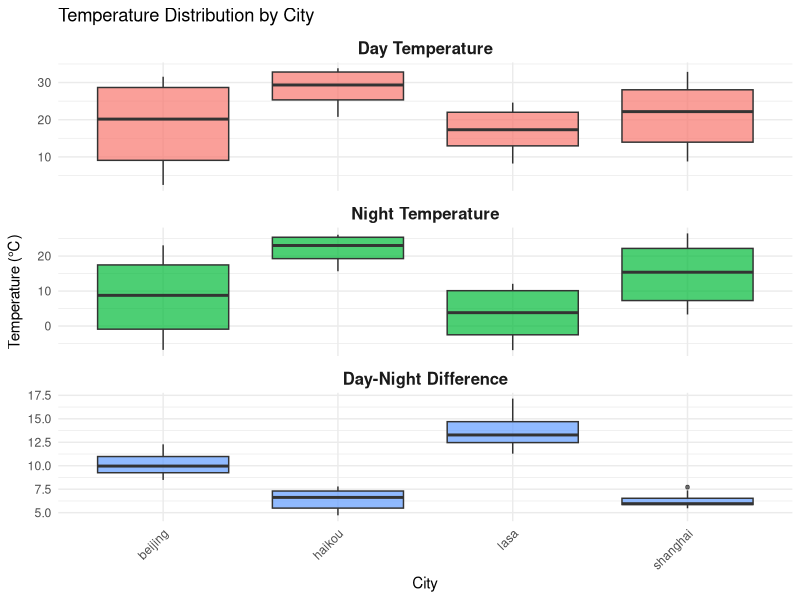
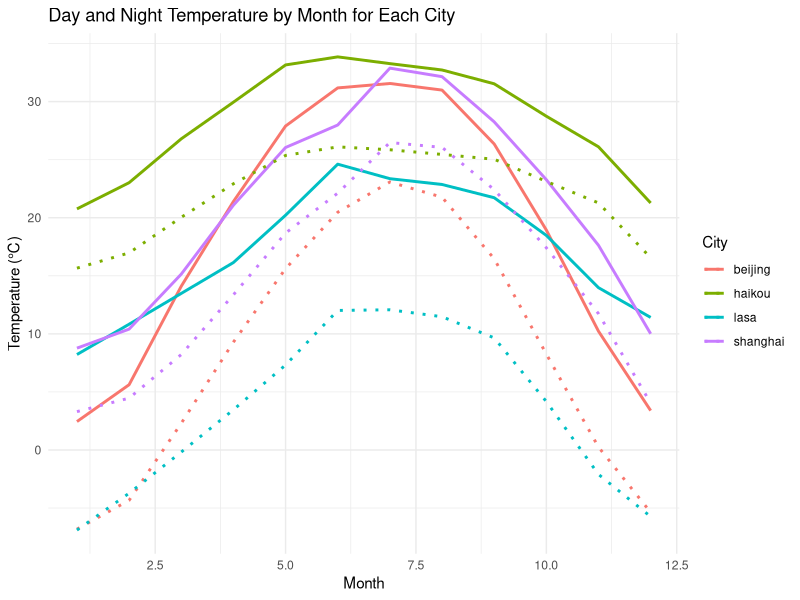
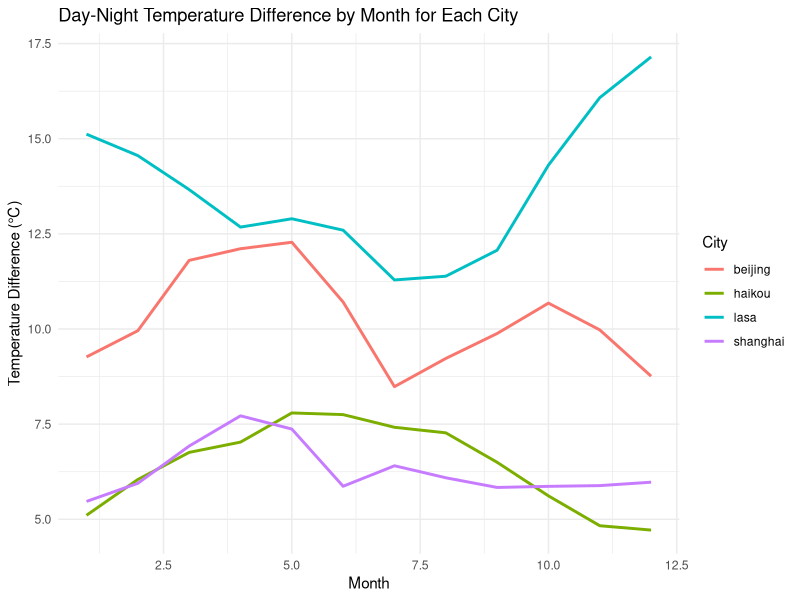
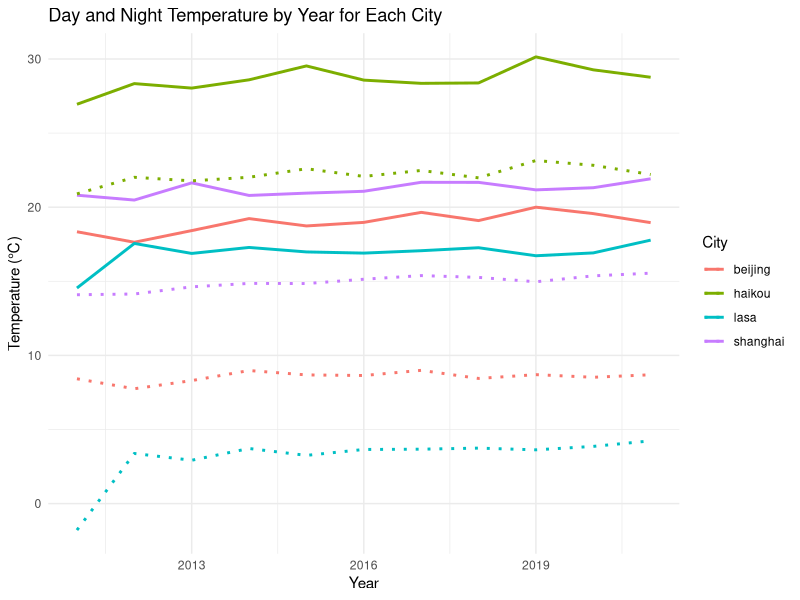
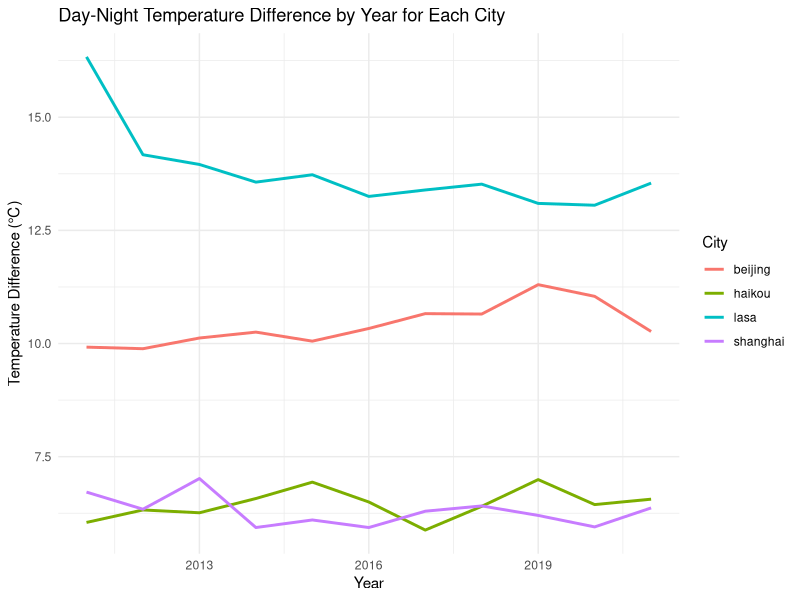
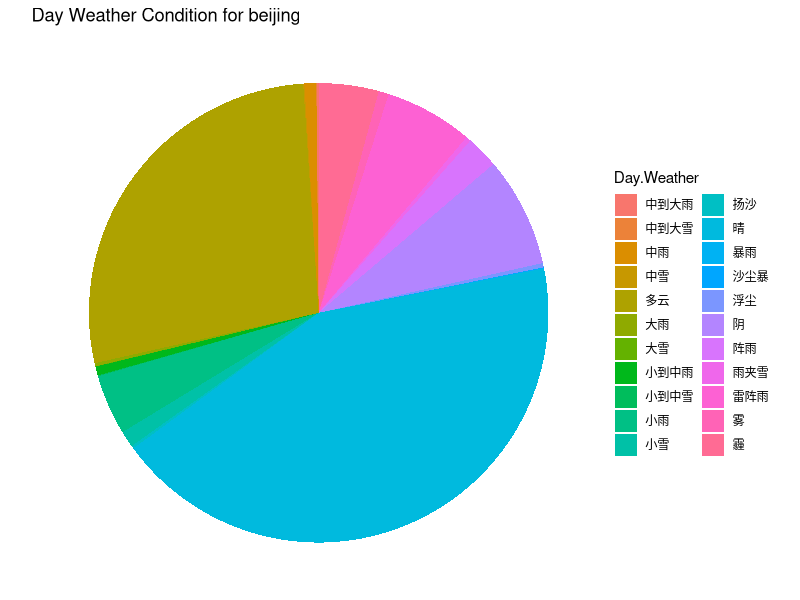
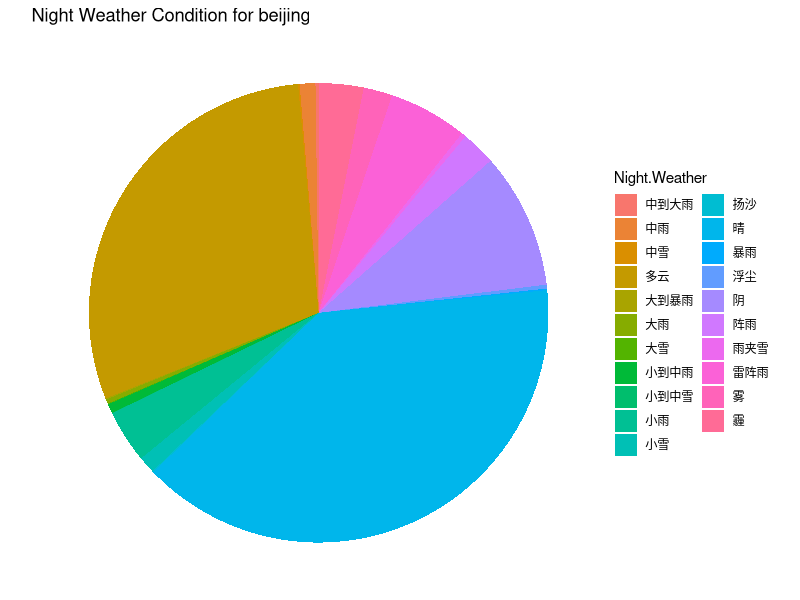
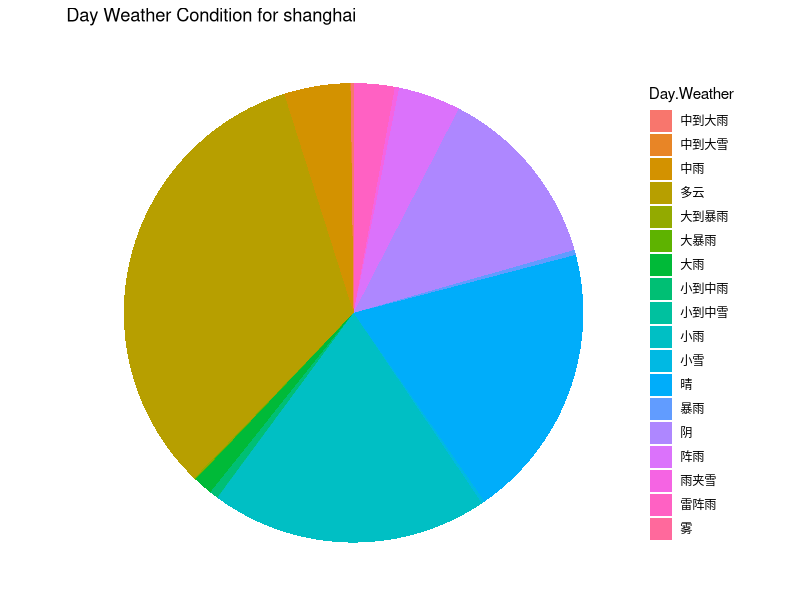

Here is the R script that generated these plots, in order:
## ---- chunk 1
knitr::opts_chunk$set(warning = FALSE, message = FALSE) 
## ---- chunk 2
# Load libraries
library(ggplot2)
library(dplyr)
library(lubridate)
library(tidyr)

# Read the data from CSV
data <- read.csv("data.csv")

# Convert Date to Date format
data$Date <- as.Date(data$Date)

# Extract month and year for time-based analysis
data$Year <- year(data$Date)
data$Month <- month(data$Date)
data$Season <- case_when(
  data$Month %in% 3:5  ~ "Spring",
  data$Month %in% 6:8  ~ "Summer",
  data$Month %in% 9:11 ~ "Autumn",
  TRUE               ~ "Winter"
)
# For temperature, you may need to clean/remove the "℃" symbol and convert them to numeric values
data$Day.Temp <- as.numeric(gsub("℃", "", data$Day.Temp))
data$Night.Temp <- as.numeric(gsub("℃", "", data$Night.Temp))


data <- data %>%
  filter(Day.Weather != "" & Day.Weather != "-") %>%
  filter(Night.Weather != "" & Night.Weather != "-") %>%
  filter(Day.Wind.Force != "Unknown" & Night.Wind.Force != "Unknown")


# Function to categorize wind force levels
categorize_wind_force <- function(force) {
  if (force == "Unknown") {
    return("0")
  } else if (grepl("≤3级|3级|1-2级", force)) {
    return("0-3")
  } else if (grepl("3-4级|4级|4-5级|5-6级|5级|6级", force)) {
    return("3-6")
  } else if (grepl("6-7级|8-9级|7-8级", force)) {
    return("6-9")
  } else if (grepl("9-10级|10-11级|11-12级", force)) {
    return("9-12")
  } else {
    return(NA)
  }
}

# Apply the function to both Day_Wind_Force and Night_Wind_Force columns
data <- data %>%
  mutate(
    Day_Wind_Force_Category = sapply(Day.Wind.Force, categorize_wind_force),
    Night_Wind_Force_Category = sapply(Night.Wind.Force, categorize_wind_force)
  )

# View the updated dataframe
print(head(data))
## ---- chunk 3
# Summary statistics for temperature (Day and Night)
summary_stats <- data %>%
  group_by(City) %>%
  summarise(
    Day_Temperature_Mean = mean(Day.Temp, na.rm = TRUE),
    Night_Temperature_Mean = mean(Night.Temp, na.rm = TRUE),
    Day_Temperature_Median = median(Day.Temp, na.rm = TRUE),
    Night_Temperature_Median = median(Night.Temp, na.rm = TRUE),
    Day_Temperature_Min = min(Day.Temp, na.rm = TRUE),
    Night_Temperature_Min = min(Night.Temp, na.rm = TRUE),
    Day_Temperature_Max = max(Day.Temp, na.rm = TRUE),
    Night_Temperature_Max = max(Night.Temp, na.rm = TRUE)
  )
print(summary_stats)


# Combine both Day and Night wind force categories into one column for analysis
df_long <- data %>%
  gather(key = "Time_of_Day", value = "Wind_Force_Category", Day_Wind_Force_Category, Night_Wind_Force_Category)

# Summary statistics: count of wind force categories per city
summary_stats <- df_long %>%
  group_by(City, Wind_Force_Category) %>%
  summarise(Count = n()) %>%
  arrange(City, Wind_Force_Category)

# Print summary statistics
print(summary_stats)

# Wind force summary statistics
wind_stats <- data %>%
  group_by(City) %>%
  summarise(
    Day_Wind_Force_Mean = mean(Day.Wind.Force, na.rm = TRUE),
    Night_Wind_Force_Mean = mean(Night.Wind.Force, na.rm = TRUE),
    
    
    Day_Wind_Force_Max = max(Day.Wind.Force, na.rm = TRUE),
    Night_Wind_Force_Max = max(Night.Wind.Force, na.rm = TRUE)
  )
print(wind_stats)
## ---- chunk 4
temperature_by_month <- data %>%
  group_by(City, Month) %>%
  summarise(
    Average_Day_Temperature = mean(Day.Temp, na.rm = TRUE),
    Average_Night_Temperature = mean(Night.Temp, na.rm = TRUE)
  ) %>%
  mutate(Day_Night_Temp_Difference = Average_Day_Temperature - Average_Night_Temperature)

# Calculate yearly averages and temperature difference
temperature_by_year <- data %>%
  group_by(City, Year) %>%
  summarise(
    Average_Day_Temperature = mean(Day.Temp, na.rm = TRUE),
    Average_Night_Temperature = mean(Night.Temp, na.rm = TRUE)
  ) %>%
  mutate(Day_Night_Temp_Difference = Average_Day_Temperature - Average_Night_Temperature)
## ---- chunk 5
# Reshape temperature_by_month for plotting
temperature_long_city <- temperature_by_month %>%
  pivot_longer(
    cols = c(Average_Day_Temperature, Average_Night_Temperature, Day_Night_Temp_Difference),
    names_to = "Temperature_Type",
    values_to = "Temperature"
  )
# Boxplots for Day, Night, and Difference by City
ggplot(temperature_long_city, aes(x = City, y = Temperature, fill = Temperature_Type)) +
  geom_boxplot(alpha = 0.7, outlier.size = 1) +
  facet_wrap(~ Temperature_Type, scales = "free_y", nrow = 3, 
             labeller = labeller(Temperature_Type = c(
               "Average_Day_Temperature" = "Day Temperature",
               "Average_Night_Temperature" = "Night Temperature",
               "Day_Night_Temp_Difference" = "Day-Night Difference"
             ))) +
  labs(
    title = "Temperature Distribution by City",
    x = "City",
    y = "Temperature (℃)"
  ) +
  theme_minimal() +
  theme(
    legend.position = "none",
    strip.text = element_text(size = 12, face = "bold"),
    axis.text.x = element_text(angle = 45, hjust = 1)
  )
## ---- chunk 6
# Plot Day and Night Temperature by Month
ggplot(temperature_by_month) +
  geom_line(aes(x = Month, y = Average_Day_Temperature, color = City), linetype = "solid", size = 1) +
  geom_line(aes(x = Month, y = Average_Night_Temperature, color = City), linetype = "dotted", size = 1) +
  labs(
    title = "Day and Night Temperature by Month for Each City",
    x = "Month",
    y = "Temperature (℃)",
    color = "City"
  ) +
  theme_minimal()

# Plot Day-Night Temperature Difference by Month
ggplot(temperature_by_month, aes(x = Month, y = Day_Night_Temp_Difference, color = City)) +
  geom_line(size = 1) +
  labs(
    title = "Day-Night Temperature Difference by Month for Each City",
    x = "Month",
    y = "Temperature Difference (℃)",
    color = "City"
  ) +
  theme_minimal()
## ---- chunk 7
# Plot Day and Night Temperature by Year
ggplot(temperature_by_year) +
  geom_line(aes(x = Year, y = Average_Day_Temperature, color = City), linetype = "solid", size = 1) +
  geom_line(aes(x = Year, y = Average_Night_Temperature, color = City), linetype = "dotted", size = 1) +
  labs(
    title = "Day and Night Temperature by Year for Each City",
    x = "Year",
    y = "Temperature (℃)",
    color = "City"
  ) +
  theme_minimal()

# Plot Day-Night Temperature Difference by Year
ggplot(temperature_by_year, aes(x = Year, y = Day_Night_Temp_Difference, color = City)) +
  geom_line(size = 1) +
  labs(
    title = "Day-Night Temperature Difference by Year for Each City",
    x = "Year",
    y = "Temperature Difference (℃)",
    color = "City"
  ) +
  theme_minimal()
## ---- chunk 8
day_weather_counts <- data %>%
  group_by(City, Day.Weather) %>%
  tally() %>%
  ungroup()

night_weather_counts <- data %>%
  group_by(City, Night.Weather) %>%
  tally() %>%
  ungroup()


# Function to plot pie chart for weather conditions by city
plot_pie_chart <- function(data, city, weather_column, title) {
  city_data <- data %>% filter(City == city)
  p <- ggplot(city_data, aes(x = "", y = n, fill = !!sym(weather_column))) +
    geom_bar(stat = "identity", width = 1) +
    coord_polar(theta = "y") +
    labs(title = paste(title, "for", city), fill = weather_column) +
    theme_void() 
  return(p)
}

# Example: Plot pie chart for the first city in the dataset (you can loop for all cities)
cities <- unique(data$City)

# Create a list of plots for all cities
plots <- list()

# Loop through cities to plot pie charts for Day and Night weather conditions

for (city in cities) {
  # Day Weather Pie Chart
  day_plot <- plot_pie_chart(day_weather_counts, city, "Day.Weather", "Day Weather Condition")
  print(day_plot)
  
  # Night Weather Pie Chart
  night_plot <- plot_pie_chart(night_weather_counts, city, "Night.Weather", "Night Weather Condition")
  print(night_plot)
}
## ---- chunk 9
# Count the occurrences of each weather condition (Day and Night) by city
weather_condition_day <- data %>%
  group_by(City, Day.Weather) %>%
  summarise(Count = n())

weather_condition_night <- data %>%
  group_by(City, Night.Weather) %>%
  summarise(Count = n())

# Plot weather condition occurrences (day)
ggplot(weather_condition_day, aes(x = Day.Weather, y = Count, fill = City)) +
  geom_bar(stat = "identity", position = "dodge") +
  labs(title = "Weather Condition Occurrences During Day for Each City", x = "Weather Condition", y = "Count") +
  theme_minimal()+
  theme(
    axis.text.x = element_text(angle = 45, hjust = 1, size = 10) # Rotate labels by 45 degrees
  )

ggplot(weather_condition_night, aes(x = Night.Weather, y = Count, fill = City)) +
  geom_bar(stat = "identity", position = "dodge") +
  labs(title = "Weather Condition Occurrences During Night for Each City", x = "Weather Condition", y = "Count") +
  theme_minimal() +
  theme(
    axis.text.x = element_text(angle = 45, hjust = 1, size = 10) # Rotate labels by 45 degrees
  )
## ---- chunk 10
day_weather_counts <- data %>%
  group_by(City, Season, Day.Weather) %>%
  tally() %>%
  ungroup()

night_weather_counts <- data %>%
  group_by(City, Season, Night.Weather) %>%
  tally() %>%
  ungroup()

# Function to plot pie chart for weather conditions by city and season
plot_pie_chart <- function(data, city, season, weather_column, title) {
  city_season_data <- data %>% filter(City == city & Season == season)
  p <- ggplot(city_season_data, aes(x = "", y = n, fill = !!sym(weather_column))) +
    geom_bar(stat = "identity", width = 1) +
    coord_polar(theta = "y") +
    labs(title = paste(title, "for", city, "-", season), fill = weather_column) +
    theme_void() +
    theme(legend.position = "right",  # Move legend outside the plot
          legend.title = element_text(size = 10), # Adjust the legend title size
          legend.text = element_text(size = 8))   # Adjust the legend text size
  return(p)
}

# Loop through cities and seasons to plot pie charts for Day and Night weather conditions
cities <- unique(data$City)
seasons <- unique(data$Season)

for (city in cities) {
  for (season in seasons) {
    # Day Weather Pie Chart
    day_plot <- plot_pie_chart(day_weather_counts, city, season, "Day.Weather", "Day Weather Condition")
    print(day_plot)
    
    # Night Weather Pie Chart
    night_plot <- plot_pie_chart(night_weather_counts, city, season, "Night.Weather", "Night Weather Condition")
    print(night_plot)
  }
}
## ---- chunk 11
# Plot the value count of each city in the wind force categories
ggplot(df_long, aes(x = City, fill = Wind_Force_Category)) +
  geom_bar(position = "dodge") +
  labs(title = "Wind Force Category Counts by City",
       x = "City",
       y = "Count",
       fill = "Wind Force Category") +
  theme_minimal()
## ---- chunk 12

# Count the occurrences of wind force by City and Season
day_wind_force_counts <- data %>%
  group_by(City, Season, Day_Wind_Force_Category) %>%
  tally() %>%
  ungroup()

night_wind_force_counts <- data %>%
  group_by(City, Season, Night_Wind_Force_Category) %>%
  tally() %>%
  ungroup()

# Function to plot pie chart for weather conditions or wind force by city and season
plot_pie_chart <- function(data, city, season, weather_column, title) {
  city_season_data <- data %>% filter(City == city & Season == season)
  p <- ggplot(city_season_data, aes(x = "", y = n, fill = !!sym(weather_column))) +
    geom_bar(stat = "identity", width = 1) +
    coord_polar(theta = "y") +
    labs(title = paste(title, "for", city, "-", season), fill = weather_column) +
    theme_void() +
    theme(legend.position = "right",  # Move legend outside the plot
          legend.title = element_text(size = 10), # Adjust the legend title size
          legend.text = element_text(size = 8))   # Adjust the legend text size
  return(p)
}

# Loop through cities and seasons to plot pie charts for Day and Night weather conditions and wind force
cities <- unique(data$City)
seasons <- unique(data$Season)

for (city in cities) {
  for (season in seasons) {
    # Day Wind Force Pie Chart
    day_wind_plot <- plot_pie_chart(day_wind_force_counts, city, season, "Day_Wind_Force_Category", "Day Wind Force")
    print(day_wind_plot)
    
    # Night Wind Force Pie Chart
    night_wind_plot <- plot_pie_chart(night_wind_force_counts, city, season, "Night_Wind_Force_Category", "Night Wind Force")
    print(night_wind_plot)
  }
}
